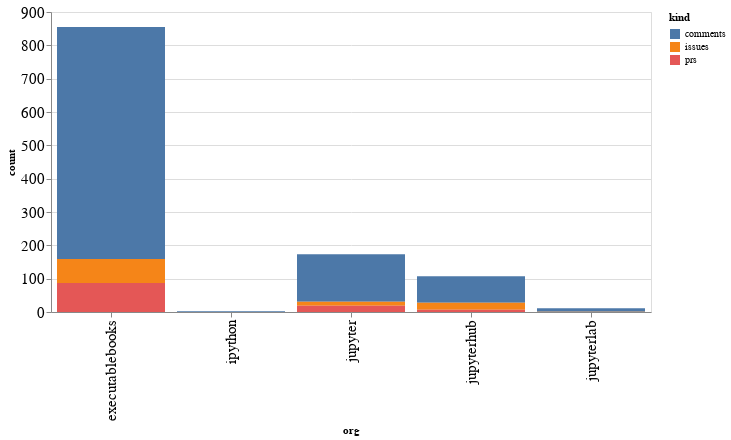

Source (notebook cell):
### Code cell
alt.Chart(org_summaries, width=600).mark_bar().encode(
    x='org',
    y='count',
    color='kind',
    tooltip="org"
)

### Figure 1 — Vega-Lite specification as saved in the notebook (floating-point values rounded to 4 significant figures)
{"config": {"axisLeft": {"labelFontSize": 15}, "axisBottom": {"labelFontSize": 15}}, "data": {"name": "data-fef7842ef9eea1b4b6557d16e194a1ed"}, "mark": "bar", "encoding": {"color": {"type": "nominal", "field": "kind"}, "tooltip": {"type": "nominal", "field": "org"}, "x": {"type": "nominal", "field": "org"}, "y": {"type": "quantitative", "field": "count"}}, "width": 600, "$schema": "https://vega.github.io/schema/vega-lite/v4.8.1.json", "datasets": {"data-fef7842ef9eea1b4b6557d16e194a1ed": [{"org": "executablebooks", "kind": "comments", "count": 696}, {"org": "executablebooks", "kind": "issues", "count": 72}, {"org": "executablebooks", "kind": "prs", "count": 87}, {"org": "ipython", "kind": "comments", "count": 2}, {"org": "jupyter", "kind": "comments", "count": 142}, {"org": "jupyter", "kind": "issues", "count": 12}, {"org": "jupyter", "kind": "prs", "count": 19}, {"org": "jupyterhub", "kind": "comments", "count": 79}, {"org": "jupyterhub", "kind": "issues", "count": 21}, {"org": "jupyterhub", "kind": "prs", "count": 7}, {"org": "jupyterlab", "kind": "comments", "count": 10}, {"org": "jupyterlab", "kind": "issues", "count": 1}]}}
